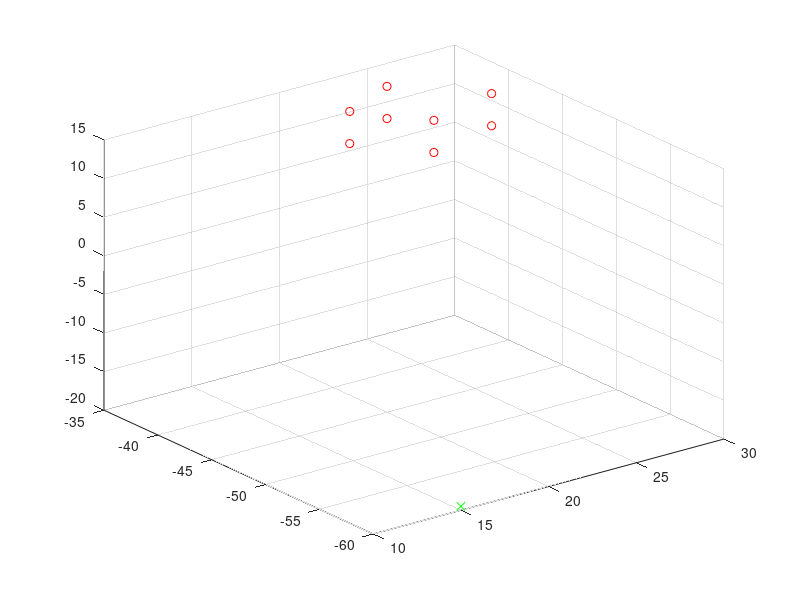

The MATLAB source for this figure: (Note: this script raises an error after producing the figure.)
clear all; close all; clc;

rho_t = 0.5;

Xe= [25.3409 22.05 24.375 28.53158 25.3409 22.05 24.375 28.53158; -36.29172 -38.19172 -42.21874 -40.80777 -36.29172 -38.19172 -42.21874 -40.80777; 9.166667 9.166667 9.166667 9.166667 13.33333 13.33333 13.33333 13.33333]
rho_e = [0.375, 0.5, 1.0, 0.8333333333333334, 0.375, 0.5, 1.0, 0.8333333333333334]
x = [15.0, -60.0, -19.5]

plot3(Xe(1,:), Xe(2,:), Xe(3,:),'ro'); grid on; hold on;
plot3(x(1), x(2), x(3),'gx'); grid on;

xi = -1.0:0.1:1.0;

[Xi1, Xi2, Xi3] = meshgrid(xi,xi,xi);

N = sfce(Xi1, Xi2, Xi3);

X = zeros(size(Xi1));
Y = zeros(size(Xi1));
Z = zeros(size(Xi1));
rho = zeros(size(Xi1));

for i = 1:8
    X = X + N(:,:,:,i) * Xe(1,i);
    Y = Y + N(:,:,:,i) * Xe(2,i);
    Z = Z + N(:,:,:,i) * Xe(3,i);
    rho = rho + N(:,:,:,i) * rho_e(i);
end

figure
isosurface(Xi1, Xi2, Xi3,rho, 0.5)
figure
isosurface(X, Y, Z,rho, 0.5)

function N = sfce(xi1, xi2, xi3)    
    N1 = -1/8*(xi1-1).*(xi2-1).*(xi3-1);
    N2 =  1/8*(xi1+1).*(xi2-1).*(xi3-1);
    N3 = -1/8*(xi1+1).*(xi2+1).*(xi3-1);
    N4 =  1/8*(xi1-1).*(xi2+1).*(xi3-1);

    N5 =  1/8*(xi1-1).*(xi2-1).*(xi3+1); %!!!!
    N6 = -1/8*(xi1+1).*(xi2-1).*(xi3+1); %!!!!
    N7 =  1/8*(xi1+1).*(xi2+1).*(xi3+1);
    N8 = -1/8*(xi1-1).*(xi2+1).*(xi3+1);
    N = cat(4, N1, N2, N3, N4, N5, N6, N7, N8);
end